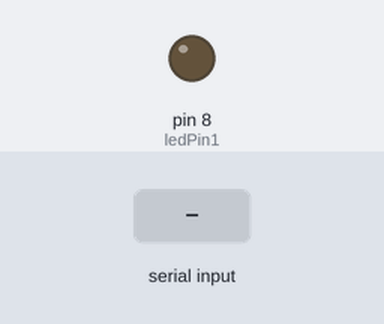
This sketch was run on a simulated Arduino Uno, built with avr-gcc and run on an emulated ATmega328P. Parts: output pins drawn as LEDs (lit = HIGH). The test bench sets the inputs (shaded band).

Above: at 1.2 s.
1.3 s: "a" received over Serial
At 2.9 s:
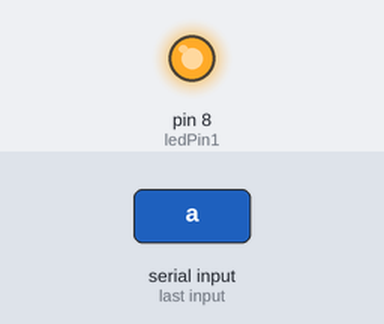
3.5 s: "d" received over Serial
At 4.4 s:
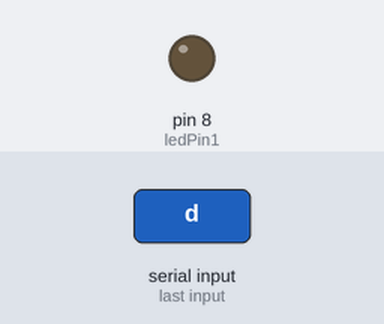
Timing chart, 0 to 6.5 s (numbered marks = the images above; inputs shaded):
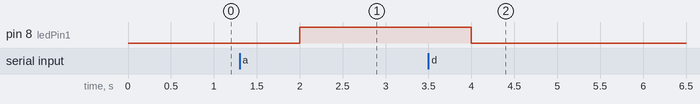

The sketch:

ArduinoAcenderLetra.ino
```cpp
int ledPin1=8;
int ledPin2=10;
char c;

void setup(){

  Serial.begin(9600);

  pinMode(ledPin1,OUTPUT);
  //pinMode(ledPin2,OUTPUT);

}

void loop(){

  //inicializa uma variavel do tipo char chamada tecla
  char tecla;

  // armazena em "tecla" o retorno da função read()
  //essa função lê um valor que é escrito na porta serial

      tecla = Serial.read();

      //verfica se a tecla digitada é igual a l (liga)
      //se for igual entra na condiçao e liga o led
      if(tecla == 'a')
      {
        digitalWrite(ledPin1, HIGH);
      } else if(tecla == 'd')
      {
        digitalWrite(ledPin1, LOW);
        //digitalWrite(ledPin2,HIGH);
      }

  delay(1000);

}
```

Measured:
- after the input at 1.3 s, pin 8 (ledPin1): LOW → HIGH after 0.70 s
- after the input at 3.5 s, pin 8 (ledPin1): HIGH → LOW after 0.50 s
